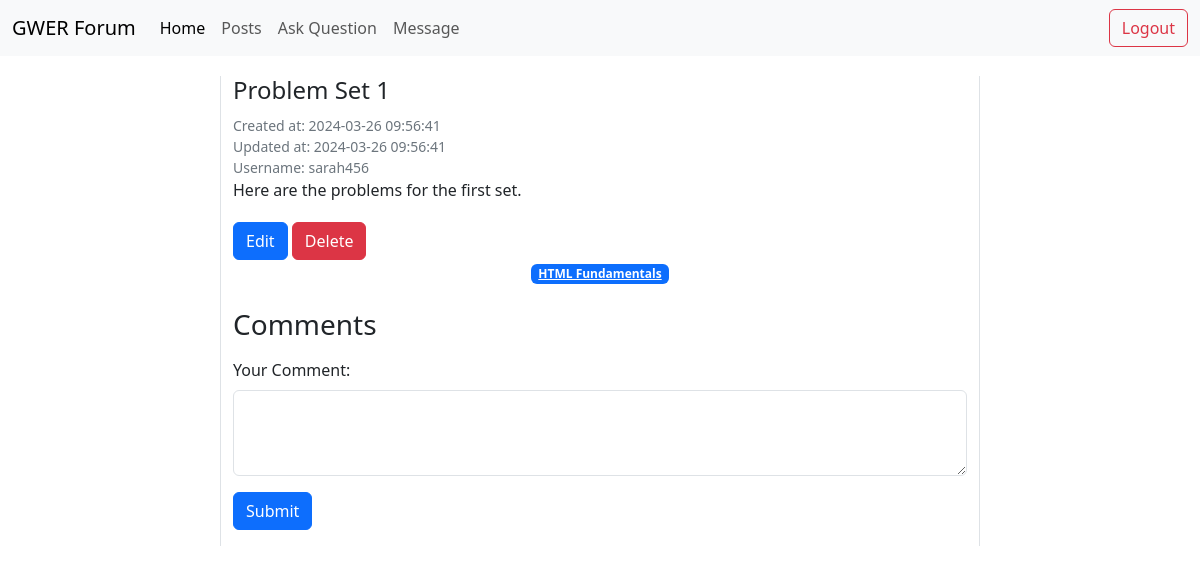
Page /CW/pages/posts.php?post_id=5 on the committed database.
### tables this page shows
CREATE TABLE `posts` (
  `post_id` int(11) NOT NULL,
  `user_id` int(11) DEFAULT NULL,
  `module_id` int(11) DEFAULT NULL,
  `title` varchar(255) NOT NULL,
  `content` text NOT NULL,
  `image_url` varchar(255) DEFAULT NULL,
  `created_at` timestamp NOT NULL DEFAULT current_timestamp(),
  `updated_at` timestamp NOT NULL DEFAULT current_timestamp() ON UPDATE current_timestamp()
);

CREATE TABLE `users` (
  `user_id` int(11) NOT NULL,
  `username` varchar(50) NOT NULL,
  `email` varchar(100) NOT NULL,
  `password` varchar(255) NOT NULL,
  `created_at` timestamp NOT NULL DEFAULT current_timestamp(),
  `updated_at` timestamp NOT NULL DEFAULT current_timestamp() ON UPDATE current_timestamp()
);

CREATE TABLE `modules` (
  `module_id` int(11) NOT NULL,
  `module_name` varchar(100) NOT NULL,
  `created_at` timestamp NOT NULL DEFAULT current_timestamp(),
  `updated_at` timestamp NOT NULL DEFAULT current_timestamp() ON UPDATE current_timestamp()
);

### CW/includes/DBFunctions.php (called while the page is built, shortened)
<?php
function query($pdo, $sql, $parameters = [])
{
	$query = $pdo->prepare($sql);
	$query->execute($parameters);
	return $query;
}
function getPost($pdo, $post_id)
{
	$parameters = [':post_id' => $post_id];
	$query = query($pdo, 'SELECT posts.*, users.username, modules.module_name FROM posts
	LEFT JOIN users ON posts.user_id = users.user_id
	LEFT JOIN modules ON posts.module_id = modules.module_id
	WHERE posts.post_id = :post_id', $parameters);
	return $query->fetch();
}
?>

### CW/templates/posts.html.php (the view, shortened to what this page needs)
<!DOCTYPE html>
<html lang="en">
<head>
    <link href="https://cdn.jsdelivr.net/npm/bootstrap@5.3.3/dist/css/bootstrap.min.css" rel="stylesheet">
</head>
<body>
    <div class="container">
        <div class="row justify-content-center">
            <div class="col-md-8 border-start border-end">
                <h1 class="question-title"><?= htmlspecialchars($post['title']) ?></h1>
                <div class="post-meta">
                    <div>Created at: <?= htmlspecialchars($post['created_at']) ?></div>
                    <div>Updated at: <?= htmlspecialchars($post['updated_at']) ?></div>
                    <div>Username: <?= htmlspecialchars($post['username']) ?></div>
                </div>
                <div class="post-content">
                    <p><?= htmlspecialchars($post['content']) ?></p>
                </div>
                 <div>
                    <a href="edit_post.php?post_id=<?= $post['post_id'] ?>" class="btn btn-primary">Edit</a>
                    <form action="delete_post.php" method="post" style="display: inline;">
                        <button type="submit" class="btn btn-danger">Delete</button>
                    </form>
                </div>
                <div class="text-center">
                    <a href="#" class="badge bg-primary"><?= htmlspecialchars($post['module_name']) ?></a>
                </div>
                <div class="mt-4">
                    <h3 class="mb-3">Comments</h3>
                    <form action="#" method="post" class="mb-3">
                        <div class="mb-3">
                            <label for="comment" class="form-label">Your Comment:</label>
                            <textarea class="form-control" id="comment" name="comment" rows="3"></textarea>
                        </div>
                        <button type="submit" name="submit_comment" class="btn btn-primary">Submit</button>
                    </form>
                </div>
            </div>
        </div>
    </div>
</body>
</html>

### CW/templates/posts.html.php (style rules this page uses)
.container { margin-top: 20px; }
.border-start { border-left: 1px solid #dee2e6 !important; }
.border-end { border-right: 1px solid #dee2e6 !important; }
.question-title { font-size: 24px; margin-bottom: 10px; }
.post-meta { font-size: 14px; color: #6c757d; }
.post-content { margin-bottom: 20px; }

### rows in the picture
posts: title "Problem Set 1", created_at "2024-03-26 09:56:41", updated_at "2024-03-26 09:56:41", user.username "sarah456", content "Here are the problems for the first set.", module.module_name "HTML Fundamentals"
